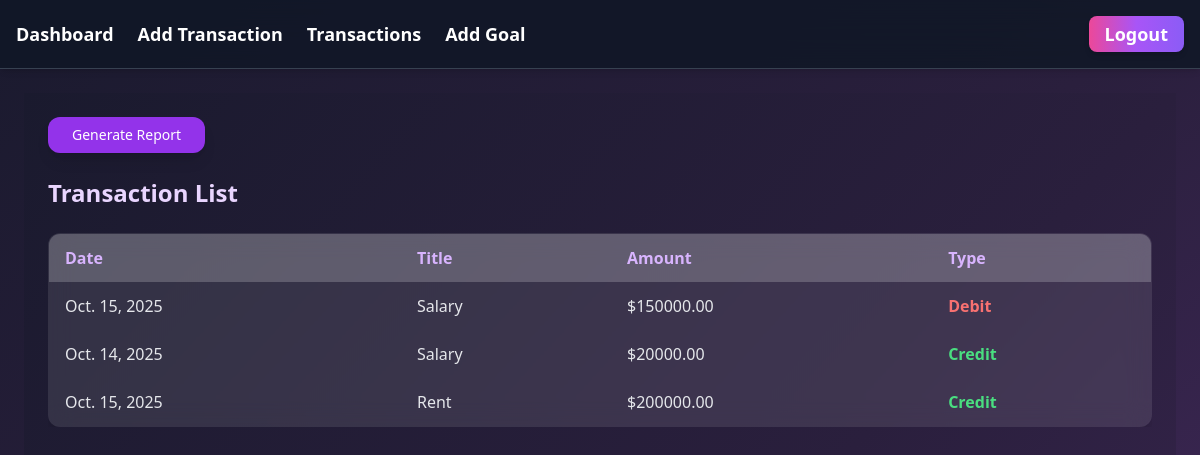
Screenshot of /transactions/ (signed in) with the database file from the repository.
### finance/models.py (models this page shows, shortened)
class Transaction(models.Model):
  TRANSACTION_TYPES = [
    ('Income', 'Income'),
    ('Expense', 'Expense')
  ]
  user = models.ForeignKey(User, on_delete=models.CASCADE)
  title = models.CharField(max_length=255)
  amount = models.DecimalField(max_digits=10, decimal_places=2)
  transaction_type = models.CharField(max_length=10, choices= TRANSACTION_TYPES)
  date = models.DateField()
  category = models.CharField(max_length=255)

### finance/views.py (the view)
# urls.py: path('transactions/', TransactionListView.as_view(), name='transaction_list'),
class TransactionListView(LoginRequiredMixin, View):
    def get(self, request, *args, **kwargs):
        transactions = Transaction.objects.filter(user=request.user)
        return render(request, 'finance/transaction_list.html', {'transactions': transactions})

### finance/templates/finance/transaction_list.html (shortened to what this page needs)
{% extends "finance/base.html" %}
{% block content %}
<div class="min-h-screen bg-gradient-to-br from-[#1a1a2e] via-[#2a1f3d] to-[#41295a] p-6">
  <div class="mb-6">
    <a href="{% url 'export_transactions' %}"
       class="inline-block px-6 py-2 text-sm font-medium text-white bg-purple-600 rounded-xl shadow-lg hover:bg-purple-700 focus:outline-none focus:ring-2 focus:ring-purple-500 transition duration-200 transform hover:scale-105">
      Generate Report
    </a>
  </div>
  <h1 class="text-2xl font-bold mb-6 text-purple-200">Transaction List</h1>
  <div class="overflow-x-auto">
    <table class="min-w-full table-auto border-collapse rounded-xl shadow-lg overflow-hidden bg-white/10 backdrop-blur-md border border-white/20">
      <thead>
        <tr class="bg-white/20">
          <th class="px-4 py-3 text-left text-purple-300 font-semibold">Date</th>
          <th class="px-4 py-3 text-left text-purple-300 font-semibold">Title</th>
          <th class="px-4 py-3 text-left text-purple-300 font-semibold">Amount</th>
          <th class="px-4 py-3 text-left text-purple-300 font-semibold">Type</th>
        </tr>
      </thead>
      <tbody>
        {% for transaction in transactions %}
        <tr class="hover:bg-white/10 transition duration-150">
          <td class="px-4 py-3 text-gray-200">{{ transaction.date }}</td>
          <td class="px-4 py-3 text-gray-200">{{ transaction.title }}</td>
          <td class="px-4 py-3 text-gray-200">${{ transaction.amount|floatformat:2 }}</td>
          <td class="px-4 py-3 font-semibold {% if transaction.transaction_type == 'Income' %}text-green-400{% else %}text-red-400{% endif %}">
            {% if transaction.transaction_type == 'Income' %}Credit{% else %}Debit{% endif %}
          </td>
        </tr>
        {% empty %}
        <tr>
          <td colspan="4" class="px-4 py-3 text-center text-gray-400">No transactions available.</td>
        </tr>
        {% endfor %}
      </tbody>
    </table>
  </div>
</div>
{% endblock content %}

### rows the page displays
Transaction: transaction_type "Debit"
Transaction: transaction_type "Credit"
Transaction: transaction_type "Credit"
